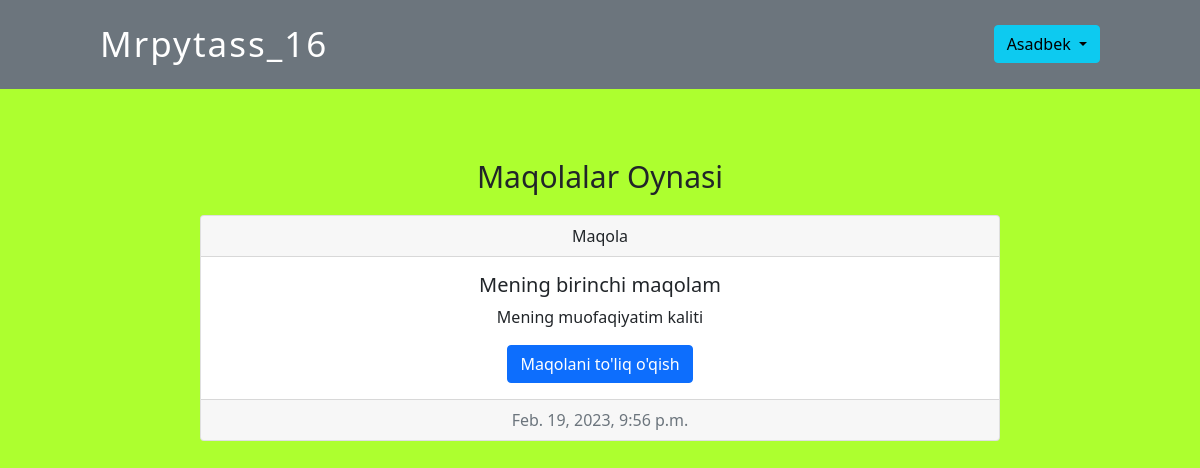
The page /articles/ (signed in) on the database as committed earlier.
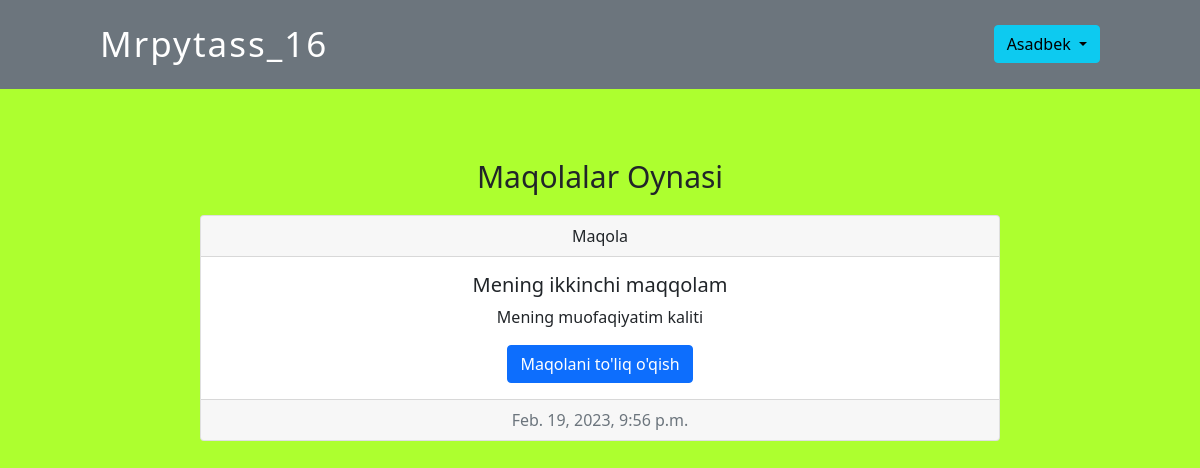
The same page on the database as committed later.
### articles/models.py (models this page shows, shortened)
class Articles(models.Model):
    Sarlovha = models.CharField(max_length=150)
    Qisqacha_Matn = models.CharField(max_length=200)
    Matn = models.TextField()
    Rasm = models.ImageField(upload_to='images/', blank=True)
    Vaqt = models.DateTimeField(auto_now_add=True)
    Mualliff = models.ForeignKey(
        get_user_model(),
        on_delete=models.CASCADE
    )

### articles/views.py (the view)
# urls.py: path('', ArticlesView.as_view(), name='articlesPage'),
class ArticlesView(LoginRequiredMixin, ListView):
    model = Articles
    template_name = 'article.html'

### templates/article.html (shortened to what this page needs)
{% extends 'base.html' %}
{% block content %}
    <div class="maqolalar">
        <h2 class="title_page">Maqolalar Oynasi</h2>
        {% for object in object_list %}
            <div class="card text-center card_maqola">
                <div class="card-header">
                    Maqola
                </div>
                <div class="card-body">
                <h5 class="card-title">{{ object.Sarlovha }}</h5>
                <p class="card-text">{{object.Qisqacha_Matn}}</p>
                <a href="{% url 'articleDetail' object.pk %}" class="btn btn-primary">Maqolani to'liq o'qish</a>
                </div>
                <div class="card-footer text-muted">
                    {{ object.Vaqt }}
                </div>
            </div>
        {% endfor %}
    </div>
{% endblock content %}

Rows that differ between the two databases and show on the page:
changed Articles "Mening muofaqiyatim kaliti": Sarlovha "Mening birinchi maqolam" → "Mening ikkinchi maqqolam"
